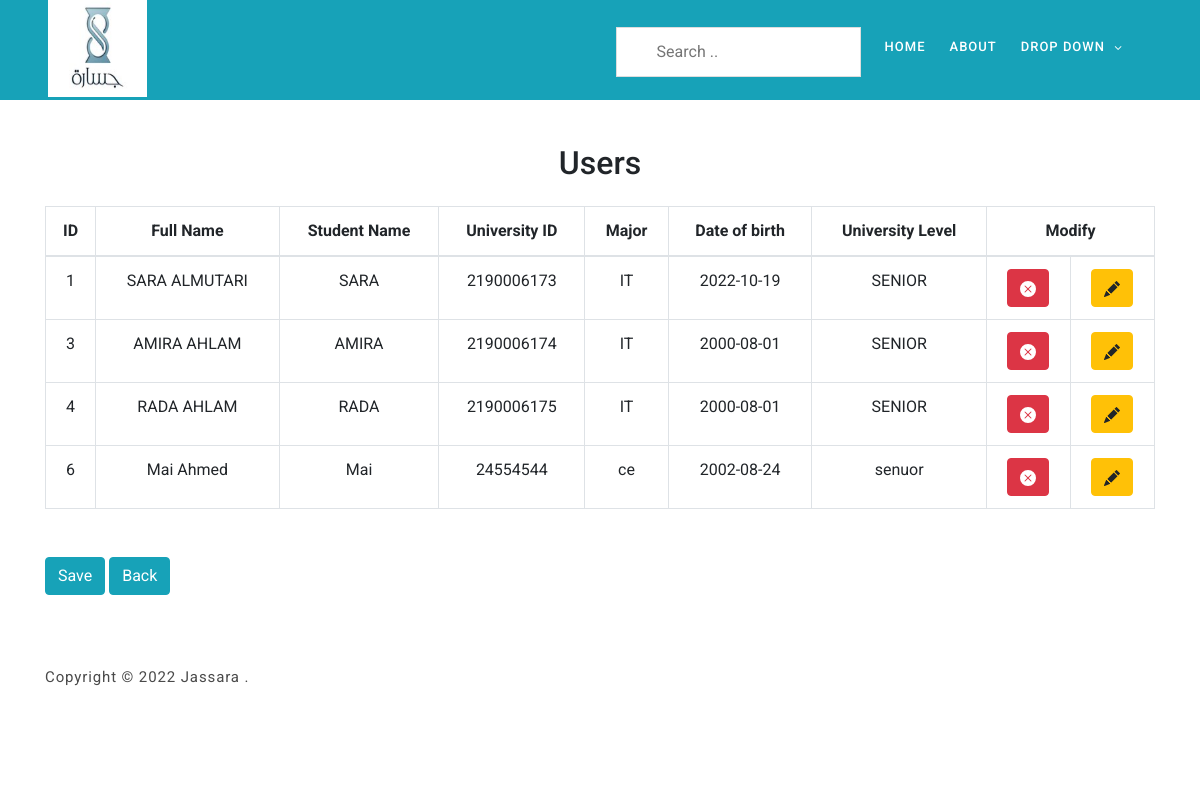
/ManageUsers.php (signed in), run on the app's committed database.
### tables this page shows
CREATE TABLE `student` (
  `id` int(10) NOT NULL,
  `full_name` varchar(255) NOT NULL,
  `stname` varchar(255) NOT NULL,
  `uni_id` varchar(255) NOT NULL,
  `password` varchar(255) NOT NULL,
  `major` text NOT NULL,
  `date_birth` date NOT NULL,
  `uni_level` varchar(255) NOT NULL
);

### ManageUsers.php (the view, shortened to what this page needs)
<?php
include 'tamplate.php';
$con = connection();
$sql = "SELECT * FROM student";
$result = mysqli_query($con, $sql);
?>
<br>
<br>
<br>
<br>
<br>
<br>
<div class="container">
    <h2 style="text-align: center;">Users</h2>
    <br>
    <table class="table table-bordered col mb-5" id="table-list">
        <thead>
            <tr>
                <th style="text-align: center;">ID</th>
                <th style="text-align: center;">Full Name</th>
                <th style="text-align: center;">Student Name</th>
                <th style="text-align: center;">University ID</th>
                <th style="text-align: center;">Major</th>
                <th style="text-align: center;">Date of birth</th>
                <th style="text-align: center;">University Level</th>
                <th style="text-align: center;" colspan="2">Modify</th>
            </tr>
        </thead>
        <tbody>
            <?php
            while ($row = mysqli_fetch_array($result, MYSQLI_ASSOC)) {
                echo
                '<tr style="text-align:center;">
                    <td class ="ChallengeNum">' . $row['id'] . '</td>
                    <td>' . $row['full_name'] . '</td>
                    <td>' . $row['stname'] . '</td>
                    <td>' . $row['uni_id'] . '</td>
                    <td>' . $row['major'] . '</td>
                    <td>' . $row['date_birth'] . '</td>
                    <td>' . $row['uni_level'] . '</td>
                    <td>
                    <form action="" method="POST">
                            <abbr title="Delete Student">
                                 <button class="btn btn-danger" value="' . $row['id'] . '" name="Delete_button" onclick="confirm("Are you sure ?")">
                                </button>
                                </abbr>
                        </form>
                    </td>
                    <td>
                    <form action="UserModify.php" Method="POST">
                    <abbr title="Modify Student">
                            <button class="btn btn-warning" value="' . $row['id'] . '" id="M_btn" name="Modify_btnn" data-target="#ModifyModal" data-toggle="modal" >
                             </button>
                    </abbr>
                    </form>
                    </td>
                </tr>';
            }
            ?>
        </tbody>
    </table>
    <button type="button col" class="btn btn-info" data-toggle="modal" data-target="#exampleModal">
        <a style="color:White;" href="admin.php">Save</a>
    </button>
    <button type="button col" class="btn btn-info" data-toggle="modal" data-target="#exampleModal">
        <a style="color:White;" href="admin.php">Back</a>
    </button>
</div>

### assets/css/templatemo-art-factory.css (style rules this page uses)
html, body, div, span, applet, object, iframe, h1, h2, h3, h4, h5, h6, p, blockquote, div pre, a, abbr, acronym, address, big, cite, code, del, dfn, em, font, img, ins, kbd, q, s, samp, small, strike, strong, sub, sup, tt, var, b, u, i, center, dl, dt, dd, ol, ul, li, figure, header, nav, section, article, aside, footer, figcaption { margin: 0; padding: 0; border: 0; outline: 0; }
* { box-sizing: border-box; }
html, body { font-family: "Roboto", sans-serif; font-weight: 400; background-color: #fff; font-size: 16px; -ms-text-size-adjust: 100%; -webkit-font-smoothing: antialiased; -moz-osx-font-smoothing: grayscale; }
a { text-decoration: none !important; }
h1, h2, h3, h4, h5, h6 { margin-top: 0px; margin-bottom: 0px; }
html, body { background: #fff; font-family: "Roboto", sans-serif; }

### data on the page
student: id "1", full_name "SARA ALMUTARI", stname "SARA", uni "2190006173", major "IT", date_birth "2022-10-19", uni_level "SENIOR"
student: id "3", full_name "AMIRA AHLAM", stname "AMIRA", uni "2190006174", major "IT", date_birth "2000-08-01", uni_level "SENIOR"
student: id "4", full_name "RADA AHLAM", stname "RADA", uni "2190006175", major "IT", date_birth "2000-08-01", uni_level "SENIOR"
student: id "6", full_name "Mai Ahmed", stname "Mai", uni "24554544", major "ce", date_birth "2002-08-24", uni_level "senuor"
